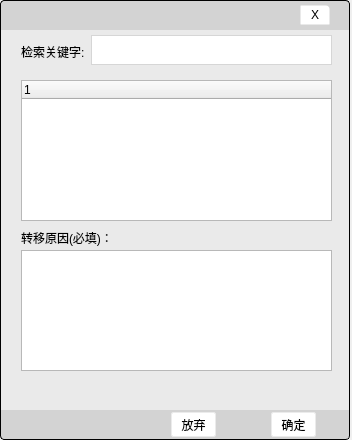
<?xml version="1.0" encoding="UTF-8"?>
<ui version="4.0">
 <class>TransferChatDialog</class>
 <widget class="QDialog" name="TransferChatDialog">
  <property name="geometry">
   <rect>
    <x>0</x>
    <y>0</y>
    <width>352</width>
    <height>440</height>
   </rect>
  </property>
  <property name="windowTitle">
   <string>Dialog</string>
  </property>
  <property name="styleSheet">
   <string notr="true">QWidget#widget_bkg{
    background-color:#D3D3D3;
    border-radius: 4px;
	border:1px solid #000000;
}

QWidget#widget_3{
    background-color:#EAEAEA;

}

QLabel{
    font-size:12px;
    color:#000000;
}
QLabel#label_title{
    font: bold 14px;
}

QPushButton#btnOk,#btnCancle
{
    border-radius: 2px;
    border:1px solid #EBEBEB;
    background-color:#FFFFFF;
}

QPushButton#btnOk:hover,#btnCancle:hover{
    border-radius: 2px;
    border:1px solid #EBEBEB;
    background-color:#EBEBEB;
}


QPushButton#ptnOk:pressed,#btnCancle:pressed{
    border-radius: 2px;
    border:1px solid #D6D6D6;
    background-color:#D6D6D6;
}
QPushButton#btnClose{
	border-top-right-radius: 4px;
    border:1px solid #00000000;
    background-color:#FFFFFF;
}

QPushButton#btnClose:hover{
    background-color:#FF0000;
}
QPushButton#btnClose:pressed{
    background-color:#A30707;
}

QWidget#page,#page_2,#page_3
{
	background-color:#EAEAEA;
}

QLineEdit
{
border:1px solid #D6D6D6;
    background-color:#FFFFFF;
}
QLineEdit:hover{
    border-radius: 2px;
    border:1px solid #EBEBEB;
     background-color:#FFFFFF;
}




</string>
  </property>
  <widget class="QWidget" name="widget_bkg" native="true">
   <property name="geometry">
    <rect>
     <x>0</x>
     <y>0</y>
     <width>350</width>
     <height>440</height>
    </rect>
   </property>
   <widget class="QWidget" name="TitleBar" native="true">
    <property name="geometry">
     <rect>
      <x>0</x>
      <y>0</y>
      <width>350</width>
      <height>30</height>
     </rect>
    </property>
    <widget class="QPushButton" name="btnClose">
     <property name="geometry">
      <rect>
       <x>300</x>
       <y>5</y>
       <width>30</width>
       <height>20</height>
      </rect>
     </property>
     <property name="text">
      <string>X</string>
     </property>
     <property name="flat">
      <bool>true</bool>
     </property>
    </widget>
    <widget class="QLabel" name="label_title">
     <property name="geometry">
      <rect>
       <x>70</x>
       <y>0</y>
       <width>201</width>
       <height>30</height>
      </rect>
     </property>
     <property name="text">
      <string/>
     </property>
     <property name="alignment">
      <set>Qt::AlignCenter</set>
     </property>
    </widget>
   </widget>
   <widget class="QWidget" name="widget" native="true">
    <property name="geometry">
     <rect>
      <x>0</x>
      <y>30</y>
      <width>364</width>
      <height>410</height>
     </rect>
    </property>
    <property name="minimumSize">
     <size>
      <width>350</width>
      <height>410</height>
     </size>
    </property>
    <property name="maximumSize">
     <size>
      <width>16777215</width>
      <height>410</height>
     </size>
    </property>
    <layout class="QVBoxLayout" name="verticalLayout">
     <property name="spacing">
      <number>0</number>
     </property>
     <property name="leftMargin">
      <number>1</number>
     </property>
     <property name="topMargin">
      <number>0</number>
     </property>
     <property name="rightMargin">
      <number>1</number>
     </property>
     <property name="bottomMargin">
      <number>0</number>
     </property>
     <item>
      <widget class="QWidget" name="widget_3" native="true">
       <property name="minimumSize">
        <size>
         <width>348</width>
         <height>40</height>
        </size>
       </property>
       <property name="maximumSize">
        <size>
         <width>348</width>
         <height>40</height>
        </size>
       </property>
       <widget class="QLabel" name="label_6">
        <property name="geometry">
         <rect>
          <x>20</x>
          <y>12</y>
          <width>71</width>
          <height>20</height>
         </rect>
        </property>
        <property name="text">
         <string>检索关键字:</string>
        </property>
       </widget>
       <widget class="QLineEdit" name="lineEdit">
        <property name="geometry">
         <rect>
          <x>90</x>
          <y>5</y>
          <width>241</width>
          <height>30</height>
         </rect>
        </property>
       </widget>
      </widget>
     </item>
     <item>
      <widget class="QStackedWidget" name="stackedWidget">
       <property name="minimumSize">
        <size>
         <width>348</width>
         <height>340</height>
        </size>
       </property>
       <property name="maximumSize">
        <size>
         <width>348</width>
         <height>340</height>
        </size>
       </property>
       <property name="currentIndex">
        <number>2</number>
       </property>
       <widget class="QWidget" name="page">
        <widget class="QLabel" name="label">
         <property name="geometry">
          <rect>
           <x>40</x>
           <y>44</y>
           <width>101</width>
           <height>21</height>
          </rect>
         </property>
         <property name="text">
          <string>输入要转移到的id：</string>
         </property>
        </widget>
        <widget class="QLineEdit" name="lineEdit_id">
         <property name="geometry">
          <rect>
           <x>150</x>
           <y>40</y>
           <width>141</width>
           <height>31</height>
          </rect>
         </property>
        </widget>
        <widget class="QLabel" name="label_2">
         <property name="geometry">
          <rect>
           <x>40</x>
           <y>110</y>
           <width>91</width>
           <height>16</height>
          </rect>
         </property>
         <property name="text">
          <string>转移的原因：</string>
         </property>
        </widget>
        <widget class="QTextEdit" name="textEdit_resons">
         <property name="geometry">
          <rect>
           <x>40</x>
           <y>130</y>
           <width>251</width>
           <height>131</height>
          </rect>
         </property>
        </widget>
       </widget>
       <widget class="QWidget" name="page_3">
        <widget class="QListWidget" name="listWidget_relation">
         <property name="geometry">
          <rect>
           <x>60</x>
           <y>30</y>
           <width>221</width>
           <height>121</height>
          </rect>
         </property>
        </widget>
        <widget class="QLabel" name="label_3">
         <property name="geometry">
          <rect>
           <x>20</x>
           <y>10</y>
           <width>121</width>
           <height>16</height>
          </rect>
         </property>
         <property name="text">
          <string>选择要转移的联系人：</string>
         </property>
        </widget>
        <widget class="QLabel" name="label_4">
         <property name="geometry">
          <rect>
           <x>20</x>
           <y>160</y>
           <width>81</width>
           <height>16</height>
          </rect>
         </property>
         <property name="text">
          <string>转移的原因：</string>
         </property>
        </widget>
        <widget class="QTextEdit" name="textEdit_resonscollage">
         <property name="geometry">
          <rect>
           <x>60</x>
           <y>180</y>
           <width>221</width>
           <height>141</height>
          </rect>
         </property>
        </widget>
       </widget>
       <widget class="QWidget" name="page_2">
        <widget class="QLabel" name="label_5">
         <property name="geometry">
          <rect>
           <x>20</x>
           <y>160</y>
           <width>91</width>
           <height>16</height>
          </rect>
         </property>
         <property name="text">
          <string>转移原因(必填)：</string>
         </property>
        </widget>
        <widget class="QTextEdit" name="textEdit_page2">
         <property name="geometry">
          <rect>
           <x>20</x>
           <y>180</y>
           <width>311</width>
           <height>121</height>
          </rect>
         </property>
        </widget>
        <widget class="QTreeWidget" name="treeWidget">
         <property name="geometry">
          <rect>
           <x>20</x>
           <y>10</y>
           <width>311</width>
           <height>141</height>
          </rect>
         </property>
         <column>
          <property name="text">
           <string/>
          </property>
         </column>
        </widget>
       </widget>
      </widget>
     </item>
     <item>
      <widget class="QWidget" name="widget_2" native="true">
       <widget class="QPushButton" name="btnCancle">
        <property name="geometry">
         <rect>
          <x>170</x>
          <y>2</y>
          <width>45</width>
          <height>25</height>
         </rect>
        </property>
        <property name="text">
         <string>放弃</string>
        </property>
        <property name="flat">
         <bool>true</bool>
        </property>
       </widget>
       <widget class="QPushButton" name="btnOk">
        <property name="geometry">
         <rect>
          <x>270</x>
          <y>2</y>
          <width>45</width>
          <height>25</height>
         </rect>
        </property>
        <property name="text">
         <string>确定</string>
        </property>
        <property name="flat">
         <bool>true</bool>
        </property>
       </widget>
      </widget>
     </item>
    </layout>
   </widget>
  </widget>
 </widget>
 <resources/>
 <connections/>
</ui>
